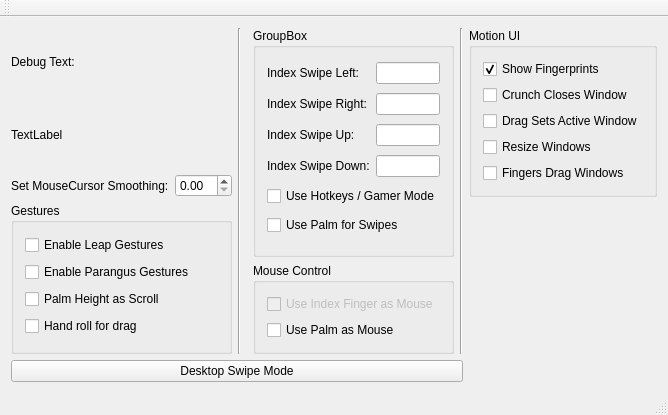
<?xml version="1.0" encoding="UTF-8"?>
<ui version="4.0">
 <class>QTVS_LeapClass</class>
 <widget class="QMainWindow" name="QTVS_LeapClass">
  <property name="geometry">
   <rect>
    <x>0</x>
    <y>0</y>
    <width>591</width>
    <height>374</height>
   </rect>
  </property>
  <property name="windowTitle">
   <string>QTVS_Leap</string>
  </property>
  <widget class="QWidget" name="centralWidget">
   <layout class="QGridLayout" name="gridLayout">
    <item row="4" column="3" rowspan="2">
     <widget class="QGroupBox" name="groupBox_2">
      <property name="title">
       <string>Mouse Control</string>
      </property>
      <layout class="QGridLayout" name="gridLayout_4">
       <item row="1" column="0">
        <widget class="QCheckBox" name="checkBox_palmMouse">
         <property name="text">
          <string>Use Palm as Mouse</string>
         </property>
         <property name="checked">
          <bool>false</bool>
         </property>
        </widget>
       </item>
       <item row="0" column="0">
        <widget class="QCheckBox" name="checkBox_indexMouse">
         <property name="enabled">
          <bool>false</bool>
         </property>
         <property name="text">
          <string>Use Index Finger as Mouse</string>
         </property>
         <property name="checked">
          <bool>false</bool>
         </property>
        </widget>
       </item>
      </layout>
     </widget>
    </item>
    <item row="0" column="3" rowspan="4">
     <widget class="QGroupBox" name="groupBox_3">
      <property name="title">
       <string>GroupBox</string>
      </property>
      <layout class="QGridLayout" name="gridLayout_5">
       <item row="0" column="0">
        <widget class="QLabel" name="label_4">
         <property name="text">
          <string>Index Swipe Left:</string>
         </property>
        </widget>
       </item>
       <item row="1" column="0">
        <widget class="QLabel" name="label_5">
         <property name="text">
          <string>Index Swipe Right:</string>
         </property>
        </widget>
       </item>
       <item row="0" column="1">
        <widget class="customQLineEdit" name="lineEdit_SwipeLeft">
         <property name="clearButtonEnabled">
          <bool>false</bool>
         </property>
        </widget>
       </item>
       <item row="2" column="0">
        <widget class="QLabel" name="label_6">
         <property name="text">
          <string>Index Swipe Up:</string>
         </property>
        </widget>
       </item>
       <item row="3" column="1">
        <widget class="customQLineEdit" name="lineEdit_SwipeDown"/>
       </item>
       <item row="1" column="1">
        <widget class="customQLineEdit" name="lineEdit_SwipeRight"/>
       </item>
       <item row="2" column="1">
        <widget class="customQLineEdit" name="lineEdit_SwipeUp"/>
       </item>
       <item row="3" column="0">
        <widget class="QLabel" name="label_7">
         <property name="text">
          <string>Index Swipe Down:</string>
         </property>
        </widget>
       </item>
       <item row="4" column="0" colspan="2">
        <widget class="QCheckBox" name="checkBox_GamerMode">
         <property name="text">
          <string>Use Hotkeys / Gamer Mode</string>
         </property>
        </widget>
       </item>
       <item row="5" column="0" colspan="2">
        <widget class="QCheckBox" name="checkBox_PalmForSwipes">
         <property name="text">
          <string>Use Palm for Swipes</string>
         </property>
        </widget>
       </item>
      </layout>
     </widget>
    </item>
    <item row="3" column="0" rowspan="3">
     <widget class="QGroupBox" name="groupBox">
      <property name="title">
       <string>Gestures</string>
      </property>
      <layout class="QGridLayout" name="gridLayout_3">
       <item row="0" column="0">
        <widget class="QCheckBox" name="checkBox_gesturesLeap">
         <property name="text">
          <string>Enable Leap Gestures</string>
         </property>
        </widget>
       </item>
       <item row="1" column="0">
        <widget class="QCheckBox" name="checkBox_gesturesParangus">
         <property name="text">
          <string>Enable Parangus Gestures</string>
         </property>
         <property name="checked">
          <bool>false</bool>
         </property>
        </widget>
       </item>
       <item row="2" column="0">
        <widget class="QCheckBox" name="checkBox_palmScroll">
         <property name="text">
          <string>Palm Height as Scroll</string>
         </property>
         <property name="checked">
          <bool>false</bool>
         </property>
        </widget>
       </item>
       <item row="3" column="0">
        <widget class="QCheckBox" name="checkBox_HandRollDrag">
         <property name="text">
          <string>Hand roll for drag</string>
         </property>
         <property name="checked">
          <bool>false</bool>
         </property>
        </widget>
       </item>
      </layout>
     </widget>
    </item>
    <item row="6" column="0" colspan="5">
     <widget class="QPushButton" name="pushButton">
      <property name="text">
       <string>Desktop Swipe Mode</string>
      </property>
     </widget>
    </item>
    <item row="2" column="0">
     <layout class="QGridLayout" name="gridLayout_2">
      <item row="0" column="0">
       <widget class="QLabel" name="label_2">
        <property name="text">
         <string>Set MouseCursor Smoothing:</string>
        </property>
       </widget>
      </item>
      <item row="0" column="1">
       <widget class="QDoubleSpinBox" name="doubleSpinBox">
        <property name="value">
         <double>0.000000000000000</double>
        </property>
       </widget>
      </item>
     </layout>
    </item>
    <item row="0" column="1" rowspan="6">
     <widget class="Line" name="line">
      <property name="orientation">
       <enum>Qt::Vertical</enum>
      </property>
     </widget>
    </item>
    <item row="0" column="0">
     <widget class="QLabel" name="label_3">
      <property name="text">
       <string>Debug Text:</string>
      </property>
     </widget>
    </item>
    <item row="1" column="0">
     <widget class="QLabel" name="label">
      <property name="text">
       <string>TextLabel</string>
      </property>
     </widget>
    </item>
    <item row="0" column="4" rowspan="6">
     <widget class="Line" name="line_2">
      <property name="orientation">
       <enum>Qt::Vertical</enum>
      </property>
     </widget>
    </item>
    <item row="0" column="5" rowspan="3">
     <widget class="QGroupBox" name="groupBox_4">
      <property name="title">
       <string>Motion UI</string>
      </property>
      <layout class="QGridLayout" name="gridLayout_6">
       <item row="4" column="0">
        <widget class="QCheckBox" name="checkBox_FingerDragsWindows">
         <property name="text">
          <string>Fingers Drag Windows</string>
         </property>
        </widget>
       </item>
       <item row="1" column="0">
        <widget class="QCheckBox" name="checkBox_Crunch">
         <property name="text">
          <string>Crunch Closes Window</string>
         </property>
        </widget>
       </item>
       <item row="2" column="0">
        <widget class="QCheckBox" name="checkBox_DragSetsActive">
         <property name="enabled">
          <bool>true</bool>
         </property>
         <property name="text">
          <string>Drag Sets Active Window</string>
         </property>
         <property name="checked">
          <bool>false</bool>
         </property>
        </widget>
       </item>
       <item row="0" column="0">
        <widget class="QCheckBox" name="checkBox_ShowFingers">
         <property name="text">
          <string>Show Fingerprints</string>
         </property>
         <property name="checked">
          <bool>true</bool>
         </property>
        </widget>
       </item>
       <item row="3" column="0">
        <widget class="QCheckBox" name="checkBox_ResizeWindows">
         <property name="text">
          <string>Resize Windows</string>
         </property>
        </widget>
       </item>
      </layout>
     </widget>
    </item>
   </layout>
  </widget>
  <widget class="QMenuBar" name="menuBar">
   <property name="geometry">
    <rect>
     <x>0</x>
     <y>0</y>
     <width>591</width>
     <height>21</height>
    </rect>
   </property>
  </widget>
  <widget class="QToolBar" name="mainToolBar">
   <attribute name="toolBarArea">
    <enum>TopToolBarArea</enum>
   </attribute>
   <attribute name="toolBarBreak">
    <bool>false</bool>
   </attribute>
  </widget>
  <widget class="QStatusBar" name="statusBar"/>
 </widget>
 <layoutdefault spacing="6" margin="11"/>
 <customwidgets>
  <customwidget>
   <class>customQLineEdit</class>
   <extends>QLineEdit</extends>
   <header>customqlineedit.h</header>
  </customwidget>
 </customwidgets>
 <tabstops>
  <tabstop>doubleSpinBox</tabstop>
 </tabstops>
 <resources/>
 <connections/>
</ui>
